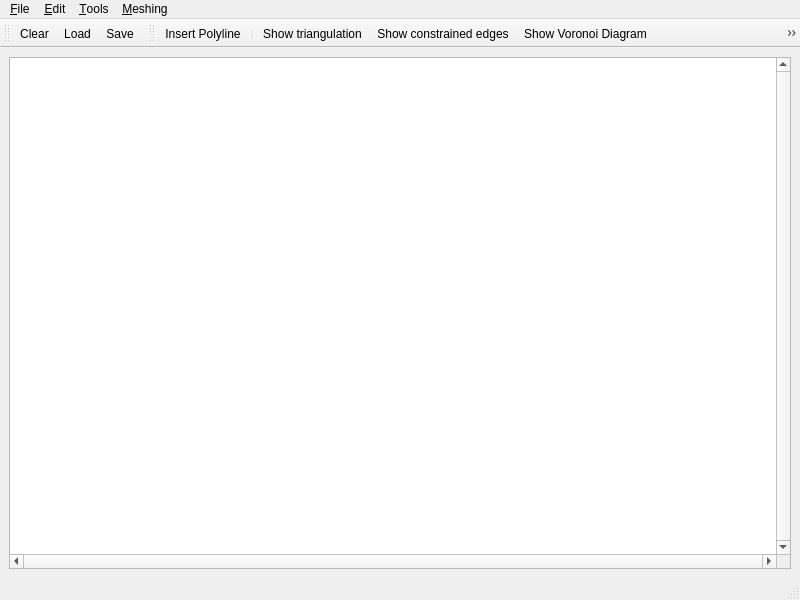
<?xml version="1.0" encoding="UTF-8"?>
<ui version="4.0">
 <author>GeometryFactory</author>
 <class>Constrained_Delaunay_triangulation_2</class>
 <widget class="QMainWindow" name="Constrained_Delaunay_triangulation_2">
  <property name="geometry">
   <rect>
    <x>0</x>
    <y>0</y>
    <width>800</width>
    <height>600</height>
   </rect>
  </property>
  <property name="windowTitle">
   <string>CGAL Constrained Delaunay Triangulation</string>
  </property>
  <property name="windowIcon">
   <iconset resource="../resources/CGAL.qrc">
    <normaloff>:/cgal/logos/cgal_icon</normaloff>:/cgal/logos/cgal_icon</iconset>
  </property>
  <widget class="QWidget" name="centralwidget">
   <layout class="QGridLayout">
    <item row="0" column="0">
     <widget class="QGraphicsView" name="graphicsView">
      <property name="focusPolicy">
       <enum>Qt::StrongFocus</enum>
      </property>
      <property name="verticalScrollBarPolicy">
       <enum>Qt::ScrollBarAlwaysOn</enum>
      </property>
      <property name="horizontalScrollBarPolicy">
       <enum>Qt::ScrollBarAlwaysOn</enum>
      </property>
      <property name="transformationAnchor">
       <enum>QGraphicsView::NoAnchor</enum>
      </property>
     </widget>
    </item>
   </layout>
  </widget>
  <widget class="QStatusBar" name="statusbar"/>
  <widget class="QToolBar" name="fileToolBar">
   <property name="windowTitle">
    <string>File Tools</string>
   </property>
   <attribute name="toolBarArea">
    <enum>TopToolBarArea</enum>
   </attribute>
   <attribute name="toolBarBreak">
    <bool>false</bool>
   </attribute>
   <addaction name="actionClear"/>
   <addaction name="actionLoadConstraints"/>
   <addaction name="actionSaveConstraints"/>
  </widget>
  <widget class="QToolBar" name="toolBar">
   <property name="windowTitle">
    <string>Visualization Tools</string>
   </property>
   <attribute name="toolBarArea">
    <enum>TopToolBarArea</enum>
   </attribute>
   <attribute name="toolBarBreak">
    <bool>false</bool>
   </attribute>
   <addaction name="actionInsertPolyline"/>
   <addaction name="separator"/>
   <addaction name="actionShowDelaunay"/>
   <addaction name="actionShow_constrained_edges"/>
   <addaction name="actionShowVoronoi"/>
   <addaction name="actionShow_faces_in_domain"/>
   <addaction name="actionCircumcenter"/>
   <addaction name="separator"/>
   <addaction name="actionRecenter"/>
  </widget>
  <widget class="QMenuBar" name="menubar">
   <property name="geometry">
    <rect>
     <x>0</x>
     <y>0</y>
     <width>800</width>
     <height>21</height>
    </rect>
   </property>
   <widget class="QMenu" name="menuFile">
    <property name="title">
     <string>&amp;File</string>
    </property>
    <addaction name="separator"/>
    <addaction name="actionClear"/>
    <addaction name="actionLoadConstraints"/>
    <addaction name="actionSaveConstraints"/>
    <addaction name="separator"/>
    <addaction name="actionQuit"/>
   </widget>
   <widget class="QMenu" name="menuEdit">
    <property name="title">
     <string>&amp;Edit</string>
    </property>
    <addaction name="actionInsertRandomPoints"/>
   </widget>
   <widget class="QMenu" name="menuOptimize">
    <property name="title">
     <string>&amp;Meshing</string>
    </property>
    <addaction name="actionRefineLloyd"/>
    <addaction name="actionRefineOdt"/>
   </widget>
   <widget class="QMenu" name="menuTools">
    <property name="title">
     <string>&amp;Tools</string>
    </property>
    <addaction name="actionInsertPolyline"/>
    <addaction name="separator"/>
    <addaction name="actionShowDelaunay"/>
    <addaction name="actionShowVoronoi"/>
    <addaction name="actionShow_constrained_edges"/>
    <addaction name="actionShow_faces_in_domain"/>
    <addaction name="actionCircumcenter"/>
    <addaction name="separator"/>
    <addaction name="actionRecenter"/>
    <addaction name="actionMakeGabrielConform"/>
    <addaction name="actionMakeDelaunayConform"/>
    <addaction name="actionMakeDelaunayMesh"/>
    <addaction name="actionMakeLipschitzDelaunayMesh"/>
   </widget>
   <addaction name="menuFile"/>
   <addaction name="menuEdit"/>
   <addaction name="menuTools"/>
   <addaction name="menuOptimize"/>
  </widget>
  <action name="actionAbout">
   <property name="text">
    <string>&amp;About</string>
   </property>
  </action>
  <action name="actionAboutCGAL">
   <property name="text">
    <string>About &amp;CGAL</string>
   </property>
  </action>
  <action name="actionQuit">
   <property name="text">
    <string>&amp;Quit</string>
   </property>
   <property name="shortcut">
    <string>Ctrl+Q</string>
   </property>
  </action>
  <action name="actionInsertRandomPoints">
   <property name="text">
    <string>&amp;Insert random points</string>
   </property>
   <property name="shortcut">
    <string>Ctrl+I</string>
   </property>
  </action>
  <action name="actionInsertPolyline">
   <property name="checkable">
    <bool>true</bool>
   </property>
   <property name="checked">
    <bool>false</bool>
   </property>
   <property name="icon">
    <iconset resource="../icons/Input.qrc">
     <normaloff>:/cgal/Input/inputPolyline.png</normaloff>:/cgal/Input/inputPolyline.png</iconset>
   </property>
   <property name="text">
    <string>&amp;Insert Polyline</string>
   </property>
   <property name="toolTip">
    <string>Insert Point or Polyline</string>
   </property>
   <property name="statusTip">
    <string>Left: Insert vtx | Right: Final vtx | Del: Delete vtx</string>
   </property>
  </action>
  <action name="actionClear">
   <property name="icon">
    <iconset resource="../icons/File.qrc">
     <normaloff>:/cgal/fileToolbar/fileNew.png</normaloff>:/cgal/fileToolbar/fileNew.png</iconset>
   </property>
   <property name="text">
    <string>&amp;Clear</string>
   </property>
   <property name="shortcut">
    <string>Ctrl+C</string>
   </property>
  </action>
  <action name="actionShowVoronoi">
   <property name="checkable">
    <bool>true</bool>
   </property>
   <property name="checked">
    <bool>false</bool>
   </property>
   <property name="enabled">
    <bool>true</bool>
   </property>
   <property name="icon">
    <iconset resource="../icons/Triangulation_2.qrc">
     <normaloff>:/cgal/Triangulation_2/Voronoi_diagram_2.png</normaloff>:/cgal/Triangulation_2/Voronoi_diagram_2.png</iconset>
   </property>
   <property name="text">
    <string>Show &amp;Voronoi Diagram</string>
   </property>
   <property name="shortcut">
    <string>Ctrl+V</string>
   </property>
   <property name="visible">
    <bool>true</bool>
   </property>
  </action>
  <action name="actionShowDelaunay">
   <property name="checkable">
    <bool>true</bool>
   </property>
   <property name="icon">
    <iconset resource="Constrained_Delaunay_triangulation_2.qrc">
     <normaloff>:/cgal/Actions/icons/constrained_triangulation.png</normaloff>:/cgal/Actions/icons/constrained_triangulation.png</iconset>
   </property>
   <property name="text">
    <string>Show &amp;triangulation</string>
   </property>
   <property name="shortcut">
    <string>Ctrl+T</string>
   </property>
  </action>
  <action name="actionLoadConstraints">
   <property name="icon">
    <iconset resource="../icons/File.qrc">
     <normaloff>:/cgal/fileToolbar/fileOpen.png</normaloff>:/cgal/fileToolbar/fileOpen.png</iconset>
   </property>
   <property name="text">
    <string>&amp;Load...</string>
   </property>
   <property name="shortcut">
    <string>Ctrl+L</string>
   </property>
  </action>
  <action name="actionSaveConstraints">
   <property name="icon">
    <iconset resource="../icons/File.qrc">
     <normaloff>:/cgal/fileToolbar/fileSave.png</normaloff>:/cgal/fileToolbar/fileSave.png</iconset>
   </property>
   <property name="text">
    <string>&amp;Save...</string>
   </property>
   <property name="shortcut">
    <string>Ctrl+S</string>
   </property>
  </action>
  <action name="actionCircumcenter">
   <property name="checkable">
    <bool>true</bool>
   </property>
   <property name="icon">
    <iconset resource="Constrained_Delaunay_triangulation_2.qrc">
     <normaloff>:/cgal/Actions/icons/circumcenter.png</normaloff>:/cgal/Actions/icons/circumcenter.png</iconset>
   </property>
   <property name="text">
    <string>&amp;Circumcenter</string>
   </property>
   <property name="toolTip">
    <string>Draw circumcenter</string>
   </property>
  </action>
  <action name="actionRecenter">
   <property name="icon">
    <iconset resource="../icons/Input.qrc">
     <normaloff>:/cgal/Input/zoom-best-fit</normaloff>:/cgal/Input/zoom-best-fit</iconset>
   </property>
   <property name="text">
    <string>Re&amp;center the viewport</string>
   </property>
   <property name="shortcut">
    <string>Ctrl+R</string>
   </property>
  </action>
  <action name="actionMakeGabrielConform">
   <property name="text">
    <string>Make Gabriel conform</string>
   </property>
  </action>
  <action name="actionMakeDelaunayConform">
   <property name="text">
    <string>Make Delaunay conform</string>
   </property>
  </action>
  <action name="actionMakeDelaunayMesh">
   <property name="text">
    <string>Make Delaunay mesh</string>
   </property>
  </action>
  <action name="actionMakeLipschitzDelaunayMesh">
   <property name="text">
    <string>Make Lipschitz Delaunay mesh</string>
   </property>
  </action>
  <action name="actionShow_constrained_edges">
   <property name="checkable">
    <bool>true</bool>
   </property>
   <property name="icon">
    <iconset resource="Constrained_Delaunay_triangulation_2.qrc">
     <normaloff>:/cgal/Actions/icons/constrained_triangulation_show_constraints.png</normaloff>:/cgal/Actions/icons/constrained_triangulation_show_constraints.png</iconset>
   </property>
   <property name="text">
    <string>Show &amp;constrained edges</string>
   </property>
   <property name="shortcut">
    <string>Ctrl+C</string>
   </property>
  </action>
  <action name="actionShow_faces_in_domain">
   <property name="checkable">
    <bool>true</bool>
   </property>
   <property name="icon">
    <iconset resource="Constrained_Delaunay_triangulation_2.qrc">
     <normaloff>:/cgal/Actions/icons/constrained_triangulation_show_in_domain.png</normaloff>:/cgal/Actions/icons/constrained_triangulation_show_in_domain.png</iconset>
   </property>
   <property name="text">
    <string>Show &amp;faces in domain</string>
   </property>
   <property name="shortcut">
    <string>Ctrl+F</string>
   </property>
  </action>
  <action name="actionRefineLloyd">
   <property name="text">
    <string>&amp;Refine and Lloyd</string>
   </property>
   <property name="shortcut">
    <string>Ctrl+Y</string>
   </property>
  </action>
  <action name="actionRefineOdt">
   <property name="text">
    <string>&amp;Refine and ODT</string>
   </property>
   <property name="shortcut">
    <string>Ctrl+O</string>
   </property>
  </action>
 </widget>
 <resources>
  <include location="Constrained_Delaunay_triangulation_2.qrc"/>
  <include location="../icons/File.qrc"/>
  <include location="../resources/CGAL.qrc"/>
  <include location="../icons/Triangulation_2.qrc"/>
  <include location="../icons/Input.qrc"/>
 </resources>
 <connections/>
</ui>
